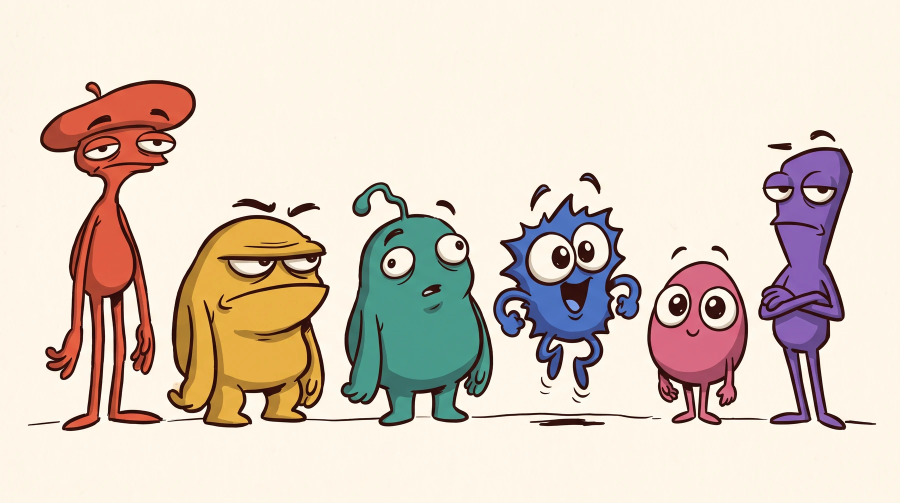
#> input picture art-reference/style_anchor_cast.webp, 1800 x 1005 px (shown at 1/2 size)
$ python -i build-scene.py   (imports and definitions only)
#> lines starting #> are read from the running program, lines starting #| are printed output that depends on the picture
#!/usr/bin/env python3
"""
Compose a scene out of the owner's real cutouts.

The hero, the splash backdrop and the five mode scenes each show several
characters in a situation. They are NOT generated: the owner rejected the
generated cast, so a generated group shot would put rejected characters back on
the most visible screens in the app. Instead each scene is assembled from the
actual poses cut off the owner's sheets, plus a few generated non-character
props (a sheet of paper, an easel), which is the only part of a scene that no
sheet supplies.

A scene is a list of placements against a normalised stage:

    x, y      where the piece's anchor sits, 0..1 across the stage
    h         the piece's height as a fraction of stage height
    anchor    which point of the piece x/y refers to; defaults to bottom-centre
              so figures line up on a common ground line rather than by their
              bounding boxes, which differ wildly between a standing المحقق and
              a crouching الهادئ
    flip      mirror horizontally, so a row of characters can face inward

Pieces are drawn in list order, so later entries overlap earlier ones. Overlap
is what makes a group read as one group rather than a row of stickers, so the
scenes deliberately tuck figures behind each other.
"""

import argparse
import json
import os

from PIL import Image

POSES = "art-reference/pose-library"
PROPS = "art-reference/props"


def load_piece(name: str) -> Image.Image:
    """Find a piece by name in the pose library or the prop folder."""
    for folder in (POSES, PROPS):
        path = os.path.join(folder, f"{name}.webp")
        if os.path.exists(path):
            return Image.open(path).convert("RGBA")
    raise SystemExit(f"no such piece: {name}")


def place(stage: Image.Image, spec: dict, sw: int, sh: int, bleed: int) -> None:
    """Draw one piece. `sw`/`sh` are the nominal stage; `bleed` is the margin."""
    piece = load_piece(spec["piece"])

    target_h = round(sh * spec["h"])
    scale = target_h / piece.height
    piece = piece.resize(
        (max(1, round(piece.width * scale)), target_h), Image.LANCZOS
    )
    if spec.get("flip"):
        piece = piece.transpose(Image.FLIP_LEFT_RIGHT)

    x = round(sw * spec["x"]) + bleed
    y = round(sh * spec["y"]) + bleed
    anchor = spec.get("anchor", "bottom-center")
    if anchor == "bottom-center":
        x -= piece.width // 2
        y -= piece.height
    elif anchor == "center":
        x -= piece.width // 2
        y -= piece.height // 2
    else:
        raise SystemExit(f"unknown anchor: {anchor}")

    stage.alpha_composite(piece, (x, y))


def build(scene: dict, out_path: str) -> None:
    # Compose at 2x and downsample. The pieces are cut from photographs of
    # pencil art, so their edges carry real texture; scaling each one straight
    # to final size makes that edge crawl, while one downsample at the end
    # resolves it evenly across the whole scene.
    w, h = scene["width"], scene["height"]

    # Bleed. Placements are given against the nominal stage, but a wide piece
    # near x=0.08 extends past the left edge and would be clipped before the
    # trim below ever runs. Since the scene is trimmed to its content anyway,
    # the working canvas can be generously larger at no cost — x/y stay
    # relative to the nominal stage, which is what the numbers in the spec
    # describe.
    bleed = max(w, h)
    stage = Image.new("RGBA", (w * 2 + bleed * 2, h * 2 + bleed * 2), (0, 0, 0, 0))

    for spec in scene["pieces"]:
        place(stage, spec, w * 2, h * 2, bleed)

    # Trim to what was actually drawn, so a scene has no dead margin to centre
    # against later.
    box = stage.getbbox()
    if box:
        stage = stage.crop(box)

    scale = min(w / stage.width, h / stage.height)
    stage = stage.resize(
        (max(1, round(stage.width * scale)), max(1, round(stage.height * scale))),
        Image.LANCZOS,
    )

    os.makedirs(os.path.dirname(out_path), exist_ok=True)
    stage.save(out_path, "WEBP", quality=88, method=6)
    size = os.path.getsize(out_path) // 1024
    print(f"  {os.path.basename(out_path):38} {str(stage.size):12} {size:>4} KB")


# [14 lines not run here, left out]

>>> import cv2
>>> picture = cv2.imread('../art-reference/style_anchor_cast.webp', cv2.IMREAD_GRAYSCALE)
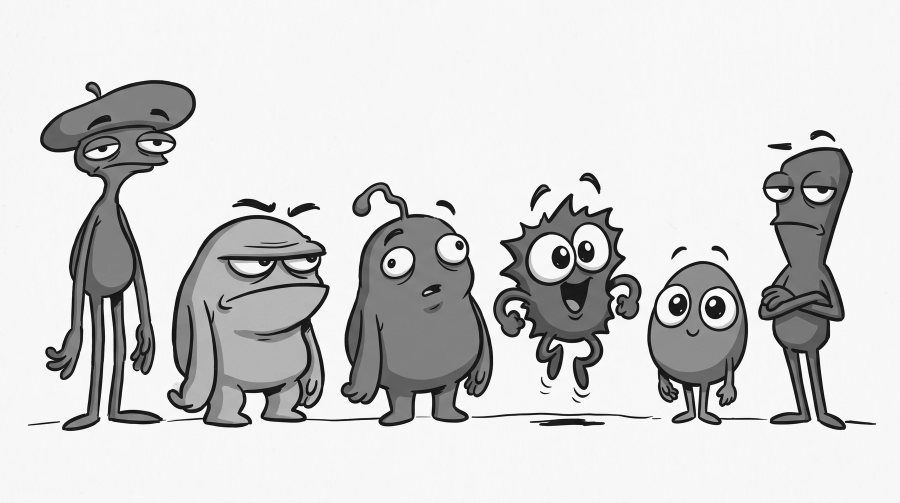
#> picture: shape (1005, 1800) (shown at 1/2 size); min 2, max 255, mean 210.4
>>> result = build(picture, 'out.png')
#> (the run stopped early here; a loop or call above may not have finished)
